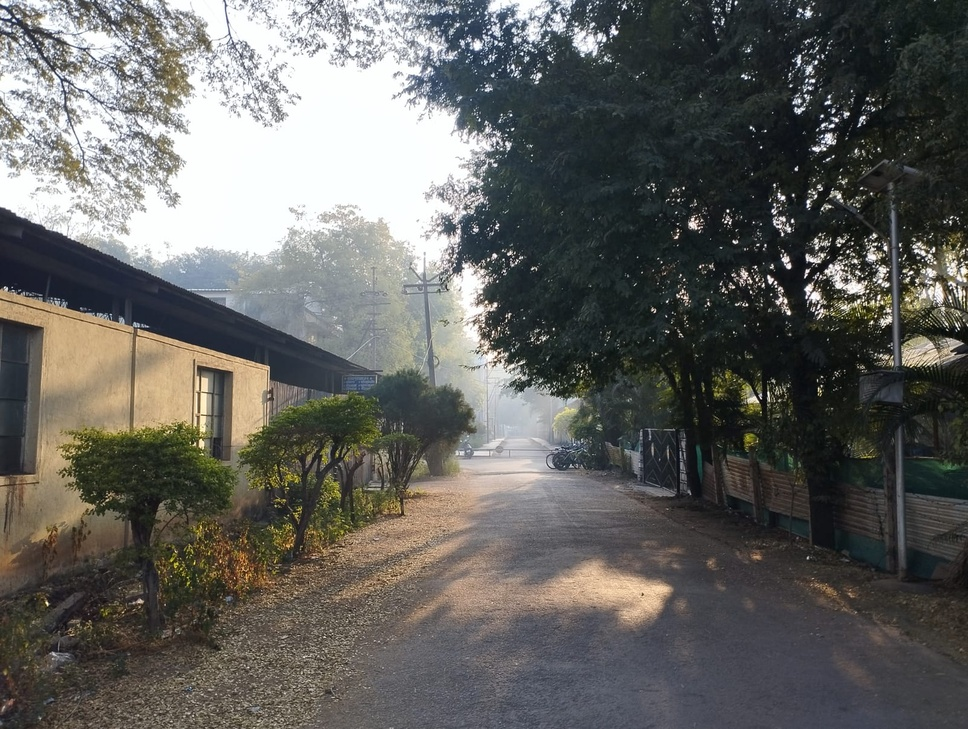
#> input picture cheating/ippr/input_image.jpg, 968 x 729 px, shrunk from 1600 x 1204 before the run
$ python 6six.py
#> lines starting #> are read from the running program, lines starting #| are printed output that depends on the picture
#> further down, image is the input picture: shape (729, 968, 3); mean B, G, R 95.8, 99.3, 99.7
import cv2

def canny_edge_detection(image):
    # Convert image to grayscale
    gray_image = cv2.cvtColor(image, cv2.COLOR_BGR2GRAY)
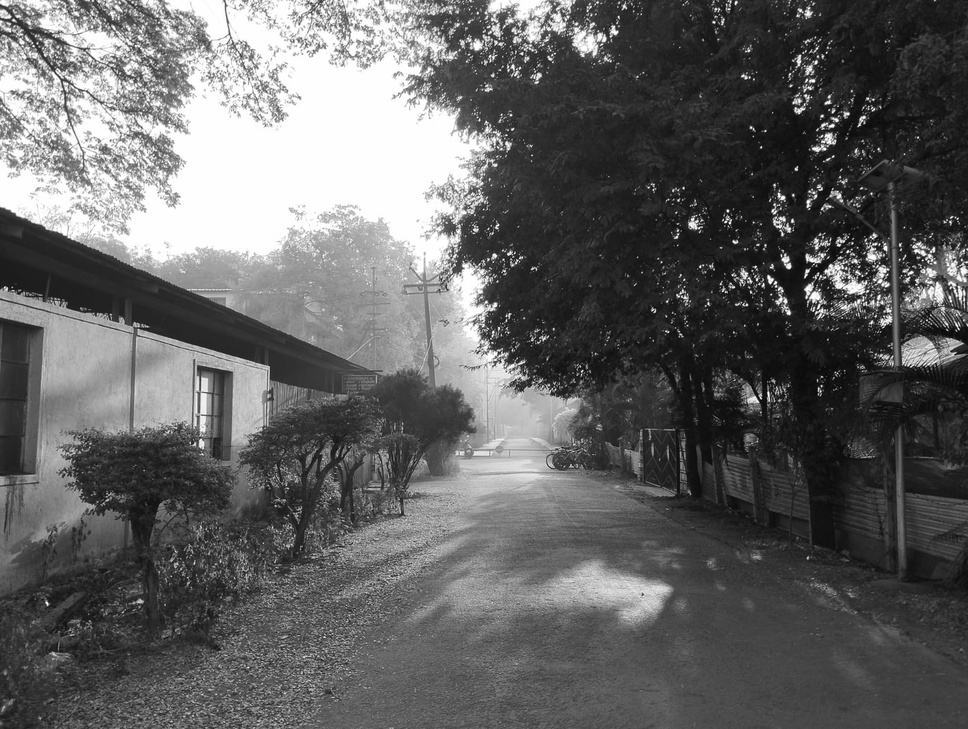
#> gray_image: shape (729, 968); min 1, max 255, mean 99

    # Perform Canny edge detection
    edges = cv2.Canny(gray_image, 100, 200)  # Adjust thresholds as needed
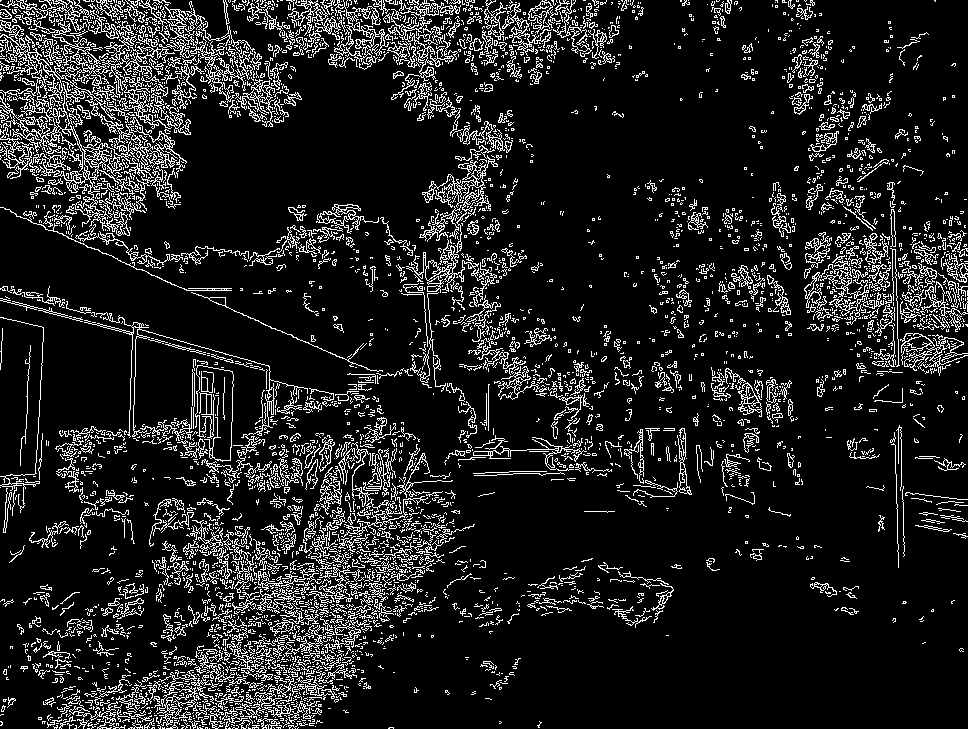
#> edges: shape (729, 968); 12.1% white in thin lines or dots

    return edges

# Load the image
image = cv2.imread('input_image.jpg')

# Perform Canny edge detection
edges = canny_edge_detection(image)

# Display the original and segmented images
cv2.imshow('Original Image', image)
cv2.imshow('Canny Edge Detection', edges)
cv2.waitKey(0)
cv2.destroyAllWindows()
